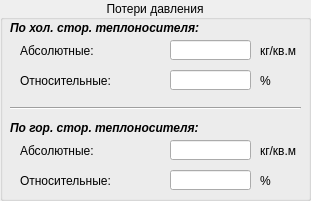
  <widget class="QGroupBox" name="groupBox_6">
   <property name="geometry">
    <rect>
     <x>10</x>
     <y>360</y>
     <width>311</width>
     <height>201</height>
    </rect>
   </property>
   <property name="title">
    <string>Потери давления</string>
   </property>
   <property name="alignment">
    <set>Qt::AlignCenter</set>
   </property>
   <widget class="QLabel" name="label_58">
    <property name="geometry">
     <rect>
      <x>260</x>
      <y>40</y>
      <width>51</width>
      <height>21</height>
     </rect>
    </property>
    <property name="text">
     <string>кг/кв.м</string>
    </property>
   </widget>
   <widget class="QLabel" name="label_49">
    <property name="geometry">
     <rect>
      <x>260</x>
      <y>70</y>
      <width>51</width>
      <height>21</height>
     </rect>
    </property>
    <property name="text">
     <string>%</string>
    </property>
   </widget>
   <widget class="QLabel" name="label_52">
    <property name="geometry">
     <rect>
      <x>20</x>
      <y>70</y>
      <width>151</width>
      <height>21</height>
     </rect>
    </property>
    <property name="text">
     <string>Относительные:</string>
    </property>
   </widget>
   <widget class="QLabel" name="label_53">
    <property name="geometry">
     <rect>
      <x>20</x>
      <y>140</y>
      <width>151</width>
      <height>21</height>
     </rect>
    </property>
    <property name="text">
     <string>Абсолютные:</string>
    </property>
   </widget>
   <widget class="QLineEdit" name="DPGlineEdit">
    <property name="geometry">
     <rect>
      <x>170</x>
      <y>70</y>
      <width>81</width>
      <height>20</height>
     </rect>
    </property>
    <property name="cursor">
     <cursorShape>ArrowCursor</cursorShape>
    </property>
    <property name="readOnly">
     <bool>true</bool>
    </property>
   </widget>
   <widget class="QLabel" name="label_50">
    <property name="geometry">
     <rect>
      <x>260</x>
      <y>170</y>
      <width>51</width>
      <height>21</height>
     </rect>
    </property>
    <property name="text">
     <string>%</string>
    </property>
   </widget>
   <widget class="QLabel" name="label_51">
    <property name="geometry">
     <rect>
      <x>10</x>
      <y>20</y>
      <width>291</width>
      <height>16</height>
     </rect>
    </property>
    <property name="text">
     <string>&lt;html&gt;&lt;head/&gt;&lt;body&gt;&lt;p&gt;&lt;span style=&quot; font-weight:600; font-style:italic;&quot;&gt;По хол. стор. теплоносителя:&lt;/span&gt;&lt;/p&gt;&lt;/body&gt;&lt;/html&gt;</string>
    </property>
   </widget>
   <widget class="QLineEdit" name="DLTPGlineEdit">
    <property name="geometry">
     <rect>
      <x>170</x>
      <y>40</y>
      <width>81</width>
      <height>20</height>
     </rect>
    </property>
    <property name="cursor">
     <cursorShape>ArrowCursor</cursorShape>
    </property>
    <property name="readOnly">
     <bool>true</bool>
    </property>
   </widget>
   <widget class="QLineEdit" name="DLTPBlineEdit">
    <property name="geometry">
     <rect>
      <x>170</x>
      <y>140</y>
      <width>81</width>
      <height>20</height>
     </rect>
    </property>
    <property name="cursor">
     <cursorShape>ArrowCursor</cursorShape>
    </property>
    <property name="readOnly">
     <bool>true</bool>
    </property>
   </widget>
   <widget class="QLabel" name="label_56">
    <property name="geometry">
     <rect>
      <x>10</x>
      <y>120</y>
      <width>291</width>
      <height>16</height>
     </rect>
    </property>
    <property name="text">
     <string>&lt;html&gt;&lt;head/&gt;&lt;body&gt;&lt;p&gt;&lt;span style=&quot; font-weight:600; font-style:italic;&quot;&gt;По гор. стор. теплоносителя:&lt;/span&gt;&lt;/p&gt;&lt;/body&gt;&lt;/html&gt;</string>
    </property>
   </widget>
   <widget class="QLabel" name="label_46">
    <property name="geometry">
     <rect>
      <x>260</x>
      <y>140</y>
      <width>51</width>
      <height>21</height>
     </rect>
    </property>
    <property name="text">
     <string>кг/кв.м</string>
    </property>
   </widget>
   <widget class="QLabel" name="label_48">
    <property name="geometry">
     <rect>
      <x>20</x>
      <y>170</y>
      <width>151</width>
      <height>21</height>
     </rect>
    </property>
    <property name="text">
     <string>Относительные:</string>
    </property>
   </widget>
   <widget class="QLabel" name="label_57">
    <property name="geometry">
     <rect>
      <x>20</x>
      <y>40</y>
      <width>151</width>
      <height>21</height>
     </rect>
    </property>
    <property name="text">
     <string>Абсолютные:</string>
    </property>
   </widget>
   <widget class="QLineEdit" name="DPBlineEdit">
    <property name="geometry">
     <rect>
      <x>170</x>
      <y>170</y>
      <width>81</width>
      <height>20</height>
     </rect>
    </property>
    <property name="cursor">
     <cursorShape>ArrowCursor</cursorShape>
    </property>
    <property name="readOnly">
     <bool>true</bool>
    </property>
   </widget>
   <widget class="Line" name="line_4">
    <property name="geometry">
     <rect>
      <x>10</x>
      <y>100</y>
      <width>291</width>
      <height>16</height>
     </rect>
    </property>
    <property name="orientation">
     <enum>Qt::Horizontal</enum>
    </property>
   </widget>
  </widget>
